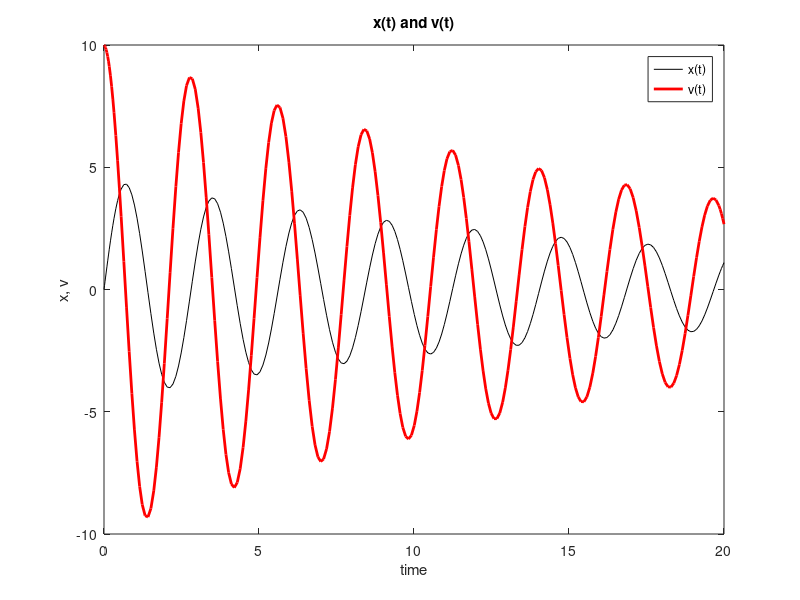

Source code (MATLAB): (Note: this script raises an error after producing the figure.)
%% Mufi 2025 - Lecture 8. - Solution of ODEs
% SHO with dumping
% k = 5; 
% m = 1;
% a = 0.1;
forcefun = @(t) 0;

odefun = @(t,x,k,m,a,ft) [x(2);-a/m*x(2)-k/m*x(1)+ft(t)/m];

k = 5; m = 1; a=0.1;
tspan = [0 20];
x0 = [0;10];
[T,Y] = ode45(@(t,x) odefun(t,x,k,m,a,forcefun),tspan, x0);

xt = Y(:,1); vt = Y(:,2);
figure;
  plot(T,xt,'k-',T,vt,'r-','LineWidth',2);
  xlabel('time');
  ylabel('x, v');
  title('x(t) and v(t)');
  legend('x(t)','v(t)','location','best');
  
%% 
forcefun2 = @(t) 10*stepfun(t,5);
odefun = @(t,x,k,m,a,ft) [x(2);-a/m*x(2)-k/m*x(1)+ft(t)/m];

k = 5; m = 1; a=0.1;
tspan = [0 20];
x0 = [0;10];
[T2,Y2] = ode45(@(t,x) odefun(t,x,k,m,a,forcefun2),tspan, x0);

ftt = forcefun2(T2);
xt2 = Y2(:,1); vt2 = Y2(:,2);
figure;
  plot(T2,xt2,'k-',T2,vt2,'r-','LineWidth',2);
  hold on; 
  plot(T2, ftt, 'g-','LineWidth',2);
  xlabel('time');
  ylabel('x, v');
  title('x(t) and v(t)');
  legend('x(t)','v(t)','location','best');

%% phase-space protrait 
figure; 
  plot(xt, vt, 'r-o'); 
  xlabel('x'); ylabel('v'); 
  title('Phase space (with damping)')